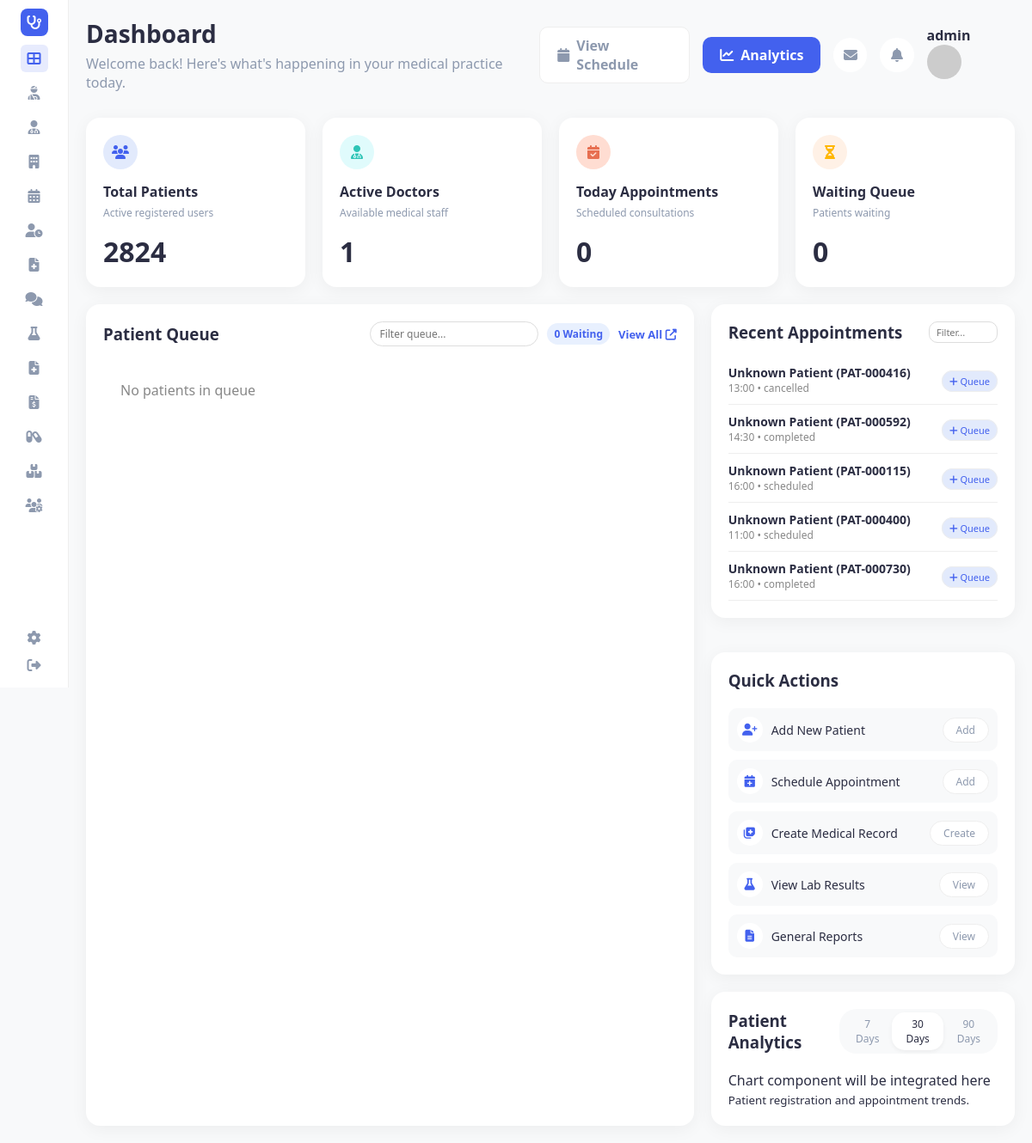
/ (signed in), run on the app's committed database.
### tables this page shows
CREATE TABLE appointments (
                appointment_id TEXT PRIMARY KEY,
                patient_id TEXT,
                doctor_id TEXT,
                appointment_date TEXT,
                appointment_time TEXT,
                reason TEXT,
                status TEXT,
                notes TEXT,
                FOREIGN KEY (patient_id) REFERENCES patients(patient_id),
                FOREIGN KEY (doctor_id) REFERENCES doctors(doctor_id)
            );

### app.py (the view)
@app.route('/')
def dashboard():
    try:
        days = 90
        stats = hms.get_dashboard_stats(days)
        total_patients = hms.get_patients_count()
        base = datetime.date.today()
        chart_labels = [(base - datetime.timedelta(days=i)).strftime("%Y-%m-%d") for i in range(days-1, -1, -1)]
        reg_map = stats['registration_map']
        appt_map = stats['appointment_map']
        chart_patient_reg = [reg_map.get(d, 0) for d in chart_labels]
        chart_appointments = [appt_map.get(d, 0) for d in chart_labels]
        username = session.get('username')
        role = session.get('role')
        system_notifications = hms.get_recent_notifications(username, role)
        return render_template('dashboard.html',
                            total_patients=total_patients,
                            active_doctors=stats['active_doctors'],
                            todays_appointments=stats['todays_appointments'],
                            pending_appointments=stats['pending_appointments'],
                            completed_appointments=stats['completed_appointments'],
                            recent_appointments=hms.get_recent_appointments(),
                            queue=hms.get_active_queue(),
                            chart_labels=chart_labels,
                            chart_patient_reg=chart_patient_reg,
                            chart_appointments=chart_appointments,
                            system_notifications=system_notifications,
                            active_page='dashboard')
    except Exception as e:
        print(f"[CRITICAL ERROR] Dashboard route failed: {e}")
        import traceback
        traceback.print_exc()
        return f"Internal Server Error: {e}", 500

### templates/dashboard.html (shortened to what this page needs)
<!DOCTYPE html>
<html lang="en">
<head>
    <link rel="stylesheet" href="{{ url_for('static', filename='style.css') }}">
    <link rel="stylesheet" href="https://cdnjs.cloudflare.com/ajax/libs/font-awesome/6.4.0/css/all.min.css">
</head>
<body>
    <div class="container">
        {% include 'sidebar.html' %}
        <main class="main-content">
            <header class="header">
                <div class="header-left">
                    <h1>Dashboard</h1>
                    <p>Welcome back! Here's what's happening in your medical practice today.</p>
                </div>
                <div class="header-right">
                    {% if current_role in ['admin', 'doctor', 'receptionist', 'nurse'] %}
                    <a href="{{ url_for('view_schedule') }}" class="btn btn-outline" style="text-decoration: none;"><i class="fas fa-calendar"></i> View Schedule</a>
                    {% endif %}
                    {% if current_role in ['admin', 'doctor'] %}
                    <a href="{{ url_for('analytics') }}" class="btn btn-primary" style="text-decoration: none;"><i class="fas fa-chart-line"></i> Analytics</a>
                    {% endif %}
                    <div class="icon-btn"><i class="fas fa-envelope"></i></div>
                    <div class="icon-btn"><i class="fas fa-bell"></i></div>
                    <div class="user-profile" title="Role: {{ current_role|title }}">
                        <span style="margin-right: 10px; font-weight: bold;">{{ current_user }}</span>
                        <img src="https://ui-avatars.com/api/?name={{ current_user }}&background=random" alt="User">
                    </div>
                </div>
            </header>
            <div class="stats-grid">
                <div class="card stat-card">
                    <div class="stat-icon blue-bg"><i class="fas fa-users"></i></div>
                    <h3>Total Patients</h3>
                    <p class="subtext">Active registered users</p>
                    <div class="stat-value">
                        <h2>{{ total_patients }}</h2>
                    </div>
                </div>
                <div class="card stat-card">
                    <div class="stat-icon green-bg"><i class="fas fa-user-md"></i></div>
                    <h3>Active Doctors</h3>
                    <p class="subtext">Available medical staff</p>
                    <div class="stat-value">
                        <h2>{{ active_doctors }}</h2>
                    </div>
                </div>
                <div class="card stat-card">
                    <div class="stat-icon red-bg"><i class="fas fa-calendar-check"></i></div>
                    <h3>Today Appointments</h3>
                    <p class="subtext">Scheduled consultations</p>
                    <div class="stat-value">
                        <h2>{{ todays_appointments }}</h2>
                    </div>
                </div>
                <div class="card stat-card">
                    <div class="stat-icon yellow-bg"><i class="fas fa-hourglass-half"></i></div>
                    <h3>Waiting Queue</h3>
                    <p class="subtext">Patients waiting</p>
                    <div class="stat-value">
                        <h2>{{ queue|length }}</h2>
                    </div>
                </div>
            </div>
            <div class="content-grid" style="grid-template-columns: 2fr 1fr;">
                <div class="card recent-appointments">
                    <div class="card-header" style="flex-wrap: wrap; gap: 10px;">
                        <h3>Patient Queue</h3>
                        <div style="display: flex; gap: 10px; align-items: center;">
                            <input type="text" id="queueSearch" placeholder="Filter queue..." style="padding: 5px 10px; border: 1px solid #ddd; border-radius: 15px; font-size: 12px; outline: none;">
                            <span class="badge" style="background: #e8f0fe; color: #4361ee;">{{ queue|length }} Waiting</span>
                            <a href="{{ url_for('queue_dashboard') }}" style="font-size: 13px; color: var(--primary-color); text-decoration: none; font-weight: 600;">View All <i class="fas fa-external-link-alt"></i></a>
                        </div>
                    </div>
                    <div class="appointment-list" id="queueList">
                        {% for item in queue %}
                        {% set patient = hms.get_patient(item.patient_id) %}
                        <div class="appointment-item" ondblclick="window.location.href='{{ url_for('patients', search=item.patient_name) }}'" style="display: flex; justify-content: space-between; align-items: center; border-left: 4px solid {% if item.triage_level == '1' %}#dc3545{% elif item.triage_level == '2' %}#fd7e14{% elif item.triage_level == '3' %}#ffc107{% else %}#28a745{% endif %}; padding-left: 15px; margin-bottom: 10px; background: #fcfcfc; cursor: pointer;" title="Double click to search patient">
                            <div class="appt-info">
                                <div style="display: flex; align-items: center; gap: 8px;">
                                    <h4 style="margin: 0;">{{ item.patient_name }}</h4>
                                    <span style="font-size: 10px; padding: 1px 6px; border-radius: 4px; background: #eee; color: #666;">{{ item.department }}</span>
                                    {% if patient and (patient.scheme_provider or patient.scheme_type) %}
                                    <span style="font-size: 10px; padding: 1px 6px; border-radius: 4px; background: #e8f0fe; color: #4361ee; font-weight: 600;">
                                        {{ patient.scheme_provider or '' }} {% if patient.scheme_provider and patient.scheme_type %}-{% endif %} {{ patient.scheme_type or '' }}
                                    </span>
                                    {% endif %}
                                </div>
                                <p style="font-size: 12px; color: #666; margin-top: 4px;">
                                    <i class="far fa-clock"></i> {{ item.arrival_time }}
                                    {% if item.date_added %}
                                    <span style="font-size: 11px; color: #888; font-weight: 500;">({{ item.date_added }})</span>
                                    {% endif %}
                                    &bull; <span style="font-weight: 600; color: {% if item.status == 'Calling' %}#4361ee{% elif item.status == 'In Consultation' %}#28a745{% else %}#666{% endif %};">{{ item.status }}</span>
                                    {% if item.priority != 'Routine' %}
                                    &bull; <span style="color: #dc3545; font-weight: bold;">{{ item.priority }}</span>
                                    {% endif %}
                                </p>
                            </div>
                            <div class="appt-actions" style="display: flex; gap: 5px;">
                                {% if item.status == 'Waiting' %}
                                <a href="{{ url_for('queue_call', queue_id=item.queue_id) }}" class="btn-sm" style="background: #4361ee; color: white; text-decoration: none;" title="Call Patient"><i class="fas fa-bullhorn"></i></a>
                                {% endif %}
                                {% if item.status == 'Calling' or item.status == 'Waiting' %}
                                <a href="{{ url_for('update_queue_status', queue_id=item.queue_id, status='In Consultation') }}" class="btn-sm" style="background: #28a745; color: white; text-decoration: none;" title="Start Consultation"><i class="fas fa-play"></i></a>
                                {% endif %}
                                {% if item.status == 'In Consultation' %}
                                <a href="{{ url_for('queue_complete', queue_id=item.queue_id) }}" class="btn-sm" style="background: #28a745; color: white; text-decoration: none;" title="Complete"><i class="fas fa-check"></i></a>
                                {% endif %}
                                <a href="{{ url_for('remove_from_queue', queue_id=item.queue_id) }}" class="btn-sm" style="background: #dc3545; color: white; text-decoration: none;" title="Remove" onclick="return confirm('Remove from queue?')"><i class="fas fa-times"></i></a>
                            </div>
                        </div>
                        {% else %}
                        <div class="appointment-item" style="text-align: center; padding: 20px; color: #888;">
                            <p>No patients in queue</p>
                        </div>
                        {% endfor %}
                    </div>
                </div>
                <div class="right-column">
                    <div class="card quick-actions" style="margin-bottom: 20px;">
                        <div style="display: flex; justify-content: space-between; align-items: center; margin-bottom: 15px;">
                            <h3 style="margin: 0;">Recent Appointments</h3>
                            <input type="text" id="apptSearch" placeholder="Filter..." style="padding: 4px 8px; border: 1px solid #ddd; border-radius: 10px; font-size: 11px; outline: none; width: 80px;">
                        </div>
                        <div class="appointment-list" id="apptList" style="max-height: 300px; overflow-y: auto;">
                            {% for appt in recent_appointments %}
                            {% set patient = hms.get_patient(appt.patient_id) %}
                            <div class="appointment-item" ondblclick="window.location.href='{{ url_for('patients', search=patient.first_name + ' ' + patient.last_name if patient else appt.patient_id) }}'" style="padding: 10px 0; border-bottom: 1px solid #eee; cursor: pointer;" title="Double click to search patient">
                                <div class="appt-info">
                                    <div style="font-weight: 600; font-size: 14px;">
                                    {% if patient %}
                                        {{ patient.first_name }} {{ patient.last_name }}
                                    {% else %}
                                        Unknown Patient ({{ appt.patient_id }})
                                    {% endif %}
                                </div>
                                    <div style="font-size: 12px; color: #888;">
                                        {{ appt.appointment_time }} &bull; {{ appt.status }}
                                    </div>
                                </div>
                                <div>
                                    <a href="{{ url_for('add_to_queue', patient_id=appt.patient_id) }}" class="btn-sm" style="background: #e2eafc; color: #4361ee; text-decoration: none; padding: 4px 8px; font-size: 11px;" title="Add to Queue"><i class="fas fa-plus"></i> Queue</a>
                                </div>
                            </div>
                            {% endfor %}
                        </div>
                    </div>
                    <div class="card quick-actions">
                        <h3>Quick Actions</h3>
                        <div class="action-list">
                            <div class="action-item">
                                <div class="action-icon"><i class="fas fa-user-plus"></i> Add New Patient</div>
                                <a href="{{ url_for('add_patient') }}" class="btn-sm" style="text-decoration: none;">Add</a>
                            </div>
                            <div class="action-item">
                                <div class="action-icon"><i class="fas fa-calendar-plus"></i> Schedule Appointment</div>
                                <a href="{{ url_for('schedule_appointment') }}" class="btn-sm" style="text-decoration: none;">Add</a>
                            </div>
                            <div class="action-item">
                                <div class="action-icon"><i class="fas fa-notes-medical"></i> Create Medical Record</div>
                                <a href="{{ url_for('add_medical_record') }}" class="btn-sm" style="text-decoration: none;">Create</a>
                            </div>
                            <div class="action-item">
                                <div class="action-icon"><i class="fas fa-flask"></i> View Lab Results</div>
                                <a href="{{ url_for('view_lab_results') }}" class="btn-sm" style="text-decoration: none;">View</a>
                            </div>
                            <div class="action-item">
                                <div class="action-icon"><i class="fas fa-file-alt"></i> General Reports</div>
                                <a href="{{ url_for('general_reports') }}" class="btn-sm" style="text-decoration: none;">View</a>
                            </div>
                        </div>
                    </div>
                    <div class="card analytics">
                        <div class="card-header">
                            <h3>Patient Analytics</h3>
                            <div class="toggle-group">
                                <button>7 Days</button>
                                <button class="active">30 Days</button>
                                <button>90 Days</button>
                            </div>
                        </div>
                        <div class="chart-placeholder">
                            <p>Chart component will be integrated here</p>
                            <small>Patient registration and appointment trends.</small>
                        </div>
                    </div>
                </div>
            </div>
        </main>
    </div>
</body>
</html>

### data on the page
appointments: patient_id "PAT-000400", appointment_time "11:00", status "scheduled"
appointments: patient_id "PAT-000730", appointment_time "16:00", status "completed"

### other printed values
{{ current_user }} "admin"
{{ total_patients }} "2824"
{{ active_doctors }} "1"
{{ todays_appointments }} "0"
{{ queue|length }} "0"
{{ appt.patient_id }} "PAT-000416" "PAT-000592" "PAT-000115"
{{ appt.appointment_time }} "13:00" "14:30" "16:00"
{{ appt.status }} "cancelled" "completed" "scheduled"
